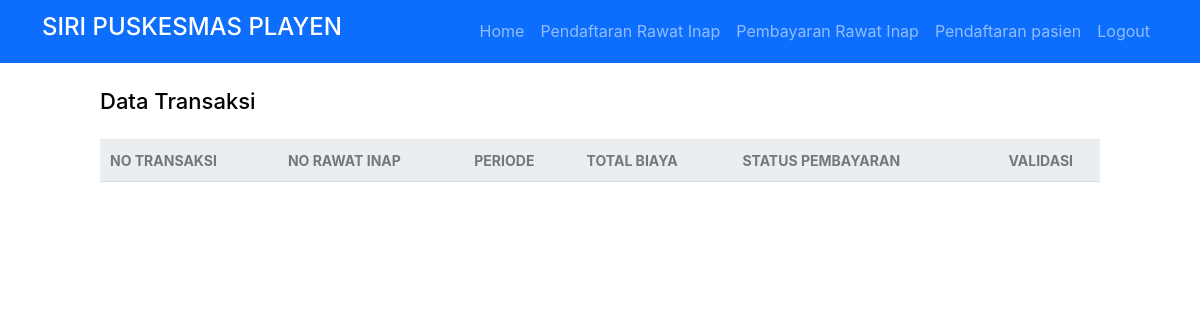
The page /kasir/validasiPembayaran/read.php (signed in) on the database as committed earlier.
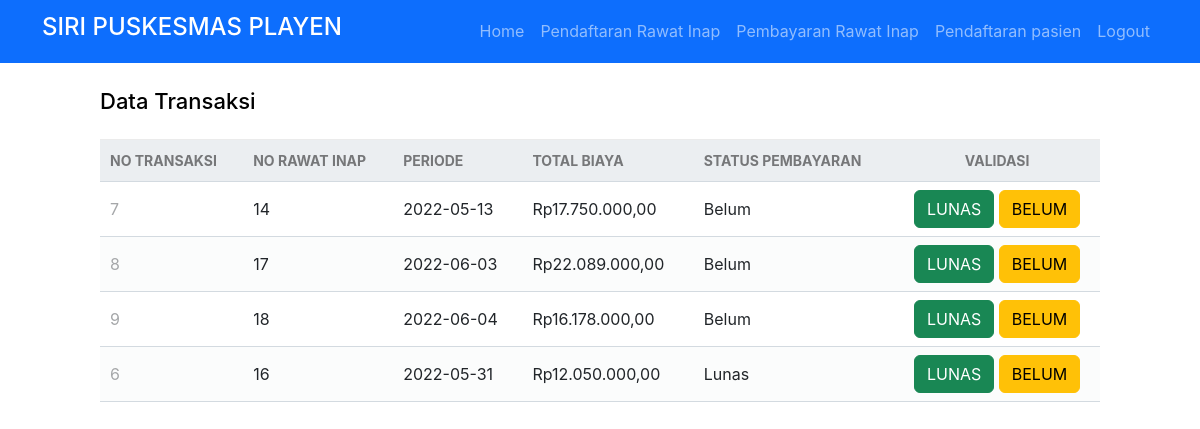
The same page on the database as committed later.
### tables this page shows
CREATE TABLE `keuangan` (
  `no_transaksi` int(11) NOT NULL,
  `periode_transaksi` date NOT NULL,
  `total_biaya` int(255) NOT NULL,
  `statusPembayaran` enum('Lunas','Belum') NOT NULL,
  `no_rawatinap` int(255) NOT NULL
);

### db/func.php (called while the page is built, shortened)
<?php
function rupiah($angka){
    $hasil = "Rp" . number_format($angka, '2', ',', '.');
    return $hasil;
}
?>

### kasir/validasiPembayaran/read.php (the view, shortened to what this page needs)
<?php
if ($_SESSION['username'] == '') {
	echo "<script>
    alert('Anda Harus Login terlebih dahulu');
    window.location.href='./auth/fmasuk.php';
    </script>";
} else {
?>
	<!DOCTYPE html>
	<html>
	<head>
		<link href="../../db/style.css" rel="stylesheet" type="text/css">
		<link href="https://cdn.jsdelivr.net/npm/bootstrap@5.2.0-beta1/dist/css/bootstrap.min.css" rel="stylesheet">
	</head>
	<body>
		<nav class="navbar navbar-expand-sm navbar-dark bg-primary">
			<div class="container">
				<a class="navbar-brand" href="#">
					<h4>SIRI PUSKESMAS PLAYEN </h3>
				</a>
				<ul class="navbar-nav ml-auto mt-2 mt-lg-0 d-flex align-items-center">
					<li class="nav-item">
						<a class="nav-link menu " id="menuHome" href="../../index.php">Home</a>
					</li>
					<?PHP if ($_SESSION['role_id'] == 1) { ?>
						<li class="nav-item">
							<a class="nav-link menu" id="daftarrawatinap" href="./pasien/daftarrawatinap.php"><i class=""></i>Pendaftaran Rawat Inap</a>
						</li>
						<li class="nav-item">
							<a class="nav-link menu" id="bayarrawatinap" href="./pasien/bayarrawatinap.php"><i class=""></i>Pembayaran Rawat Inap</a>
						</li>
						<li class="nav-item">
							<a class="nav-link menu" id="daftarpasien" href="./pasien/daftarpasien.php"><i class=""></i>Pendaftaran pasien</a>
						</li>
					<?PHP } ?>
					<li class="nav-item">
						<a class="nav-link menu" id="logout" href="../../auth/sLogout.php"><i class=""></i>Logout</a>
					</li>
				</ul>
			</div>
		</nav>
		<?php
		include("../../db/func.php");
		$pdo = pdo_connect_mysql();
		$page = isset($_GET['page']) && is_numeric($_GET['page']) ? (int)$_GET['page'] : 1;
		$records_per_page = 8;
		$stmt = $pdo->prepare('SELECT * FROM keuangan ORDER BY statusPembayaran DESC LIMIT :current_page, :record_per_page');
		$stmt->bindValue(':current_page', ($page - 1) * $records_per_page, PDO::PARAM_INT);
		$stmt->bindValue(':record_per_page', $records_per_page, PDO::PARAM_INT);
		$stmt->execute();
		$rawats = $stmt->fetchAll(PDO::FETCH_ASSOC);
		?>
		<div class="content read">
			<h2>Data Transaksi</h2>
			<table class="table-responsive">
				<thead class="table">
					<tr>
						<td>NO TRANSAKSI</td>
						<td>NO RAWAT INAP</td>
						<td>PERIODE</td>
						<td>TOTAL BIAYA</td>
						<td>STATUS PEMBAYARAN</td>
						<td style="text-align:center">VALIDASI</td>
					</tr>
				</thead>
				<tbody>
					<?php foreach ($rawats as $rawat) : ?>
						<tr>
							<td><?= $rawat['no_transaksi'] ?></td>
							<td><?= $rawat['no_rawatinap'] ?></td>
							<td><?= $rawat['periode_transaksi'] ?></td>
							<td><?= rupiah($rawat['total_biaya']) ?></td>
							<td><?= $rawat['statusPembayaran'] ?></td>
							<td class="actions" style="text-align:center">
								<form method="post">
									<button type="submit" name="Lunas" class="btn btn-success" value="<?= $rawat['no_transaksi'] ?>">LUNAS</button>
									<button type="submit" name="Belum" class="btn btn-warning" value="<?= $rawat['no_transaksi'] ?>">BELUM</button>
								</form>
							</td>
						</tr>
					<?php endforeach; ?>
				</tbody>
			</table>
		</div>
	<?php
}
	?>

Rows that differ between the two databases and show on the page:
added keuangan: no_transaksi "7", no_rawatinap "14", periode_transaksi "2022-05-13", total_biaya "Rp17.750.000,00", statusPembayaran "Belum"
added keuangan: no_transaksi "8", no_rawatinap "17", periode_transaksi "2022-06-03", total_biaya "Rp22.089.000,00", statusPembayaran "Belum"
added keuangan: no_transaksi "9", no_rawatinap "18", periode_transaksi "2022-06-04", total_biaya "Rp16.178.000,00", statusPembayaran "Belum"
added keuangan: no_transaksi "6", no_rawatinap "16", periode_transaksi "2022-05-31", total_biaya "Rp12.050.000,00", statusPembayaran "Lunas"
